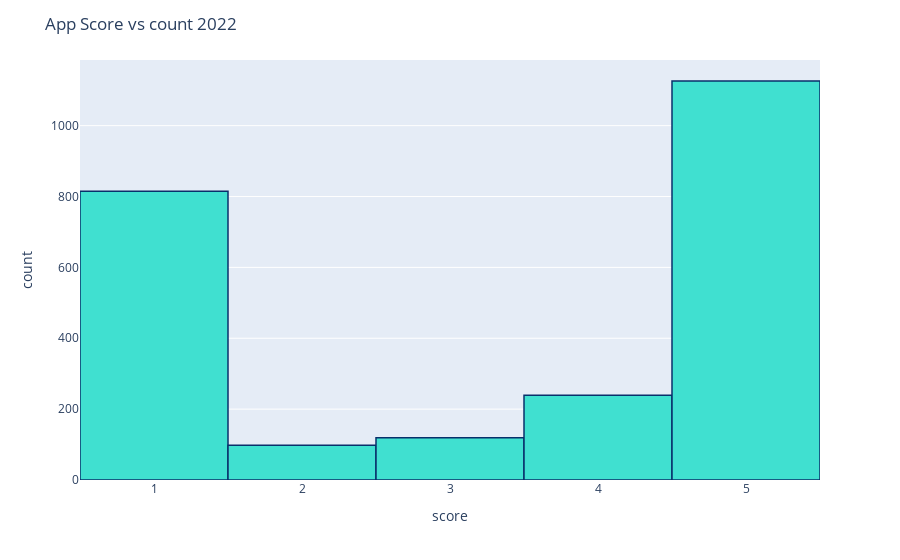

Here is the notebook cell this chart was saved with:
### Code cell
Draw_Figure1(Year_2022_Reviews,"score",'App Score vs count 2022')

### Figure 1 — Plotly figure (JSON) as saved in the notebook; plotly's stock layout.template omitted (floating-point values rounded to 4 significant figures; data arrays with more than 128 entries replaced by an {"elided": "..."} marker saying what was removed)
{"data": [{"alignmentgroup": "True", "bingroup": "x", "hovertemplate": "score=%{x}<br>count=%{y}<extra></extra>", "legendgroup": "", "marker": {"color": "turquoise", "line": {"color": "rgb(8,48,107)", "width": 1.5}, "pattern": {"shape": ""}}, "name": "", "offsetgroup": "", "orientation": "v", "showlegend": false, "type": "histogram", "x": {"elided": "2397 int values"}, "xaxis": "x", "yaxis": "y"}], "layout": {"autosize": true, "barmode": "relative", "legend": {"tracegroupgap": 0}, "margin": {"t": 60}, "title": {"text": "App Score vs count 2022"}, "xaxis": {"anchor": "y", "autorange": true, "domain": [0, 1], "range": [0.5, 5.5], "title": {"text": "score"}, "type": "linear"}, "yaxis": {"anchor": "x", "autorange": true, "domain": [0, 1], "range": [0, 1185.0], "title": {"text": "count"}}}}
